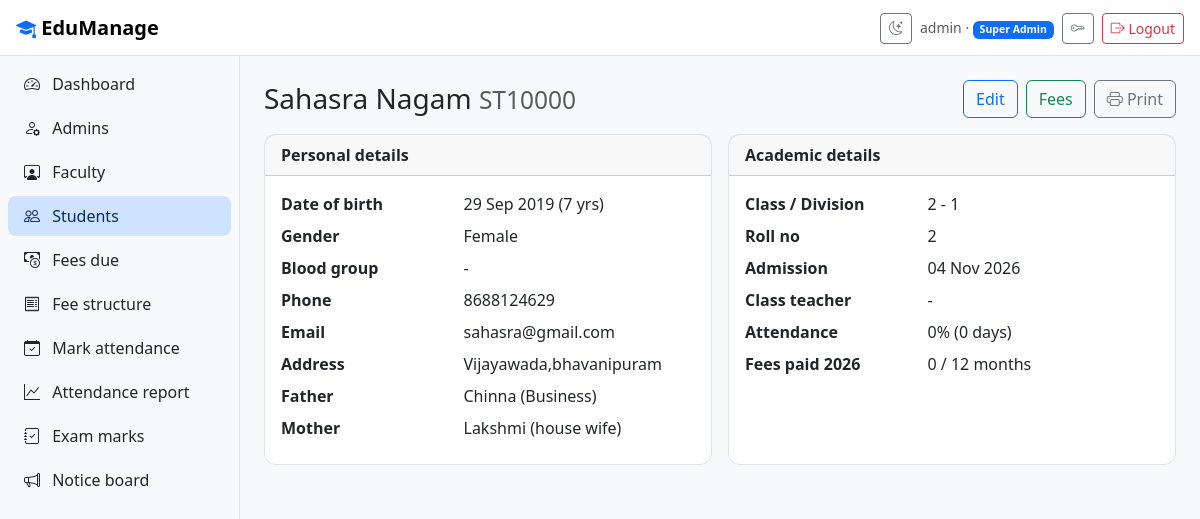
The page /students/1/ (signed in) on the database its author committed.
### core/models.py (models this page shows, shortened)
class User(AbstractUser):
    class Role(models.TextChoices):
        SUPERADMIN = "superadmin", "Super Admin"
        ADMIN = "admin", "Admin"
        FACULTY = "faculty", "Faculty"
        STUDENT = "student", "Student"
    GENDERS = [("Male", "Male"), ("Female", "Female"), ("Other", "Other")]
    PREFIX = {"superadmin": "SA", "admin": "AD", "faculty": "FT", "student": "ST"}
    role = models.CharField(max_length=12, choices=Role.choices, default=Role.STUDENT)
    code = models.CharField("ID", max_length=12, unique=True, null=True, blank=True)
    phone = models.CharField(max_length=15, blank=True, validators=[phone_validator])
    address = models.TextField(blank=True)
    gender = models.CharField(max_length=10, choices=GENDERS, blank=True)
    must_change_password = models.BooleanField(default=False)
    @property
    def display_name(self):
        return self.get_full_name() or self.username

class Person(models.Model):
    user = models.OneToOneField(User, on_delete=models.CASCADE)
    middle_name = models.CharField(max_length=45, blank=True)
    dob = models.DateField("Date of birth")
    class Meta:
        abstract = True
    @property
    def full_name(self):
        parts = [self.user.first_name, self.middle_name, self.user.last_name]
        return " ".join(p for p in parts if p)
    @property
    def age(self):
        today = timezone.localdate()
        return today.year - self.dob.year - ((today.month, today.day) < (self.dob.month, self.dob.day))

class Student(Person):
    user = models.OneToOneField(User, on_delete=models.CASCADE, related_name="student")
    roll_no = models.PositiveIntegerField()
    std = models.PositiveSmallIntegerField("Class")
    division = models.CharField(max_length=1)
    father_name = models.CharField(max_length=100)
    mother_name = models.CharField(max_length=100)
    father_occ = models.CharField("Father's occupation", max_length=100, blank=True)
    mother_occ = models.CharField("Mother's occupation", max_length=100, blank=True)
    blood_group = models.CharField(max_length=4, blank=True)
    doa = models.DateField("Date of admission", default=timezone.localdate)
    class Meta:
        unique_together = ("std", "division", "roll_no")
        ordering = ["std", "division", "roll_no"]
    @property
    def section(self):
        return ClassSection.objects.filter(std=self.std, division=self.division).first()

### core/views.py (the view)
# urls.py: path("students/<int:pk>/", v.student_detail, name="student_detail"),
@role_required("admin", "faculty", "student")
def student_detail(request, pk=None):
    if request.user.role == "student":
        student = request.user.student
    else:
        student = get_object_or_404(Student.objects.select_related("user"), pk=pk)
    records = student.attendance_records.all()
    present = records.filter(present=True).count()
    year = timezone.localdate().year
    return render(request, "core/student_detail.html", {
        "s": student, "att_pct": pct(present, records.count()), "att_total": records.count(),
        "paid": student.payments.filter(year=year).count(), "year": year,
    })

### core/views.py (called while the page is built)
def pct(part, total):
    return round(part * 100 / total, 1) if total else 0

### core/templates/core/student_detail.html (shortened to what this page needs)
{% extends 'base.html' %}
{% block content %}
<div class="d-flex justify-content-between align-items-center mb-3">
  <h1 class="h3 mb-0">{{ s.full_name }} <small class="text-body-secondary">{{ s.user.code }}</small></h1>
  <div class="d-flex gap-2">
    {% if user.role == 'admin' or user.role == 'superadmin' %}<a class="btn btn-outline-primary" href="{% url 'student_edit' s.pk %}">Edit</a><a class="btn btn-outline-success" href="{% url 'fees_student' s.pk %}">Fees</a>{% endif %}
    <button class="btn btn-outline-secondary" onclick="window.print()"><i class="bi bi-printer"></i> Print</button>
  </div>
</div>
<div class="row g-3">
  <div class="col-md-6"><div class="card h-100"><div class="card-header fw-semibold">Personal details</div>
    <dl class="row p-3 mb-0">
      <dt class="col-5">Date of birth</dt><dd class="col-7">{{ s.dob|date:"d M Y" }} ({{ s.age }} yrs)</dd>
      <dt class="col-5">Gender</dt><dd class="col-7">{{ s.user.gender }}</dd>
      <dt class="col-5">Blood group</dt><dd class="col-7">{{ s.blood_group|default:"-" }}</dd>
      <dt class="col-5">Phone</dt><dd class="col-7">{{ s.user.phone }}</dd>
      <dt class="col-5">Email</dt><dd class="col-7">{{ s.user.email|default:"-" }}</dd>
      <dt class="col-5">Address</dt><dd class="col-7">{{ s.user.address }}</dd>
      <dt class="col-5">Father</dt><dd class="col-7">{{ s.father_name }} {% if s.father_occ %}({{ s.father_occ }}){% endif %}</dd>
      <dt class="col-5">Mother</dt><dd class="col-7">{{ s.mother_name }} {% if s.mother_occ %}({{ s.mother_occ }}){% endif %}</dd>
    </dl></div></div>
  <div class="col-md-6"><div class="card h-100"><div class="card-header fw-semibold">Academic details</div>
    <dl class="row p-3 mb-0">
      <dt class="col-5">Class / Division</dt><dd class="col-7">{{ s.std }} - {{ s.division }}</dd>
      <dt class="col-5">Roll no</dt><dd class="col-7">{{ s.roll_no }}</dd>
      <dt class="col-5">Admission</dt><dd class="col-7">{{ s.doa|date:"d M Y" }}</dd>
      <dt class="col-5">Class teacher</dt><dd class="col-7">{% if s.section.class_teacher %}{{ s.section.class_teacher.full_name }}{% else %}-{% endif %}</dd>
      <dt class="col-5">Attendance</dt><dd class="col-7">{{ att_pct }}% ({{ att_total }} days)</dd>
      <dt class="col-5">Fees paid {{ year }}</dt><dd class="col-7">{{ paid }} / 12 months</dd>
    </dl></div></div>
</div>
{% endblock %}

### core/templates/base.html (shortened to what this page needs)
{% load static %}<!doctype html>
<html lang="en" data-bs-theme="light">
<head>
  <link href="https://cdn.jsdelivr.net/npm/bootstrap@5.3.3/dist/css/bootstrap.min.css" rel="stylesheet">
  <link href="https://cdn.jsdelivr.net/npm/bootstrap-icons@1.11.3/font/bootstrap-icons.css" rel="stylesheet">
  <link href="{% static 'css/style.css' %}" rel="stylesheet">
</head>
<body>
{% if user.is_authenticated %}
<nav class="navbar sticky-top topbar px-3">
  <div class="d-flex align-items-center gap-2">
    <a class="navbar-brand fw-bold mb-0" href="{% url 'dashboard' %}"><i class="bi bi-mortarboard-fill text-primary"></i> EduManage</a>
  </div>
  <div class="d-flex align-items-center gap-2">
    <button class="btn btn-sm btn-outline-secondary" id="themeToggle" title="Toggle dark mode"><i class="bi bi-moon-stars"></i></button>
    <span class="small text-body-secondary d-none d-md-inline">{{ user.display_name }} · <span class="badge text-bg-primary">{{ user.get_role_display }}</span></span>
    <a class="btn btn-sm btn-outline-secondary" href="{% url 'password_change' %}" title="Change password"><i class="bi bi-key"></i></a>
    <form method="post" action="{% url 'logout' %}" class="m-0">{% csrf_token %}<button class="btn btn-sm btn-outline-danger"><i class="bi bi-box-arrow-right"></i> Logout</button></form>
  </div>
</nav>
<div class="shell">
  <div class="offcanvas-lg offcanvas-start sidebar" tabindex="-1" id="side">
    <div class="offcanvas-body flex-column p-2">
      <ul class="nav nav-pills flex-column gap-1">
        <li><a class="nav-link" href="{% url 'dashboard' %}"><i class="bi bi-speedometer2"></i> Dashboard</a></li>
        {% if user.role == 'superadmin' %}
          <li><a class="nav-link" href="{% url 'admin_list' %}"><i class="bi bi-person-gear"></i> Admins</a></li>
        {% endif %}
        {% if user.role == 'admin' or user.role == 'superadmin' %}
          <li><a class="nav-link" href="{% url 'faculty_list' %}"><i class="bi bi-person-workspace"></i> Faculty</a></li>
          <li><a class="nav-link" href="{% url 'student_list' %}"><i class="bi bi-people"></i> Students</a></li>
          <li><a class="nav-link" href="{% url 'fees_due' %}"><i class="bi bi-cash-coin"></i> Fees due</a></li>
          <li><a class="nav-link" href="{% url 'fee_structure' %}"><i class="bi bi-receipt"></i> Fee structure</a></li>
        {% endif %}
        {% if user.role == 'faculty' or user.role == 'admin' or user.role == 'superadmin' %}
          <li><a class="nav-link" href="{% url 'attendance_mark' %}"><i class="bi bi-calendar-check"></i> Mark attendance</a></li>
          <li><a class="nav-link" href="{% url 'attendance_report' %}"><i class="bi bi-graph-up"></i> Attendance report</a></li>
          <li><a class="nav-link" href="{% url 'marks_home' %}"><i class="bi bi-journal-check"></i> Exam marks</a></li>
        {% endif %}
        <li><a class="nav-link" href="{% url 'notice_list' %}"><i class="bi bi-megaphone"></i> Notice board</a></li>
      </ul>
    </div>
  </div>
  <main class="content">
    {% block content %}{% endblock %}
  </main>
</div>
{% else %}
  <div class="auth-wrap">
    {% for m in messages %}<div class="alert alert-info">{{ m }}</div>{% endfor %}
    {% block auth %}{% endblock %}
  </div>
{% endif %}
</body>
</html>

### static/css/style.css (style rules this page uses)
:root { --sidebar-w: 240px; }
body { background: var(--bs-tertiary-bg); }
.topbar { background: var(--bs-body-bg); border-bottom: 1px solid var(--bs-border-color); height: 56px; }
.shell { display: flex; min-height: calc(100vh - 56px); }
.sidebar { width: var(--sidebar-w); flex-shrink: 0; background: var(--bs-body-bg); border-right: 1px solid var(--bs-border-color); }
@media (min-width: 992px) { .sidebar { position: sticky; top: 56px; height: calc(100vh - 56px); } }
.sidebar .nav-link { color: var(--bs-body-color); border-radius: .5rem; }
.sidebar .nav-link i { margin-right: .5rem; }
.sidebar .nav-link:hover, .sidebar .nav-link.active { background: var(--bs-primary-bg-subtle); color: var(--bs-primary-text-emphasis); }
.content { flex: 1; padding: 1.5rem; min-width: 0; }
.card { border-radius: .75rem; border-color: var(--bs-border-color); }

### rows shown on the page
User: display_name "admin", role "Super Admin"
Student: full_name "Sahasra Nagam", user.code "ST10000", dob "29 Sep 2019", age "7", user.gender "Female", blood_group "-", user.phone "8688124629", user.email "sahasra@gmail.com", user.address "Vijayawada,bhavanipuram", father_name "Chinna", father_occ "Business", mother_name "Lakshmi", mother_occ "house wife", std "2", division "1", roll_no "2", doa "04 Nov 2026"

### other values the page prints
{{ att_pct }} "0"
{{ att_total }} "0"
{{ year }} "2026"
{{ paid }} "0"
